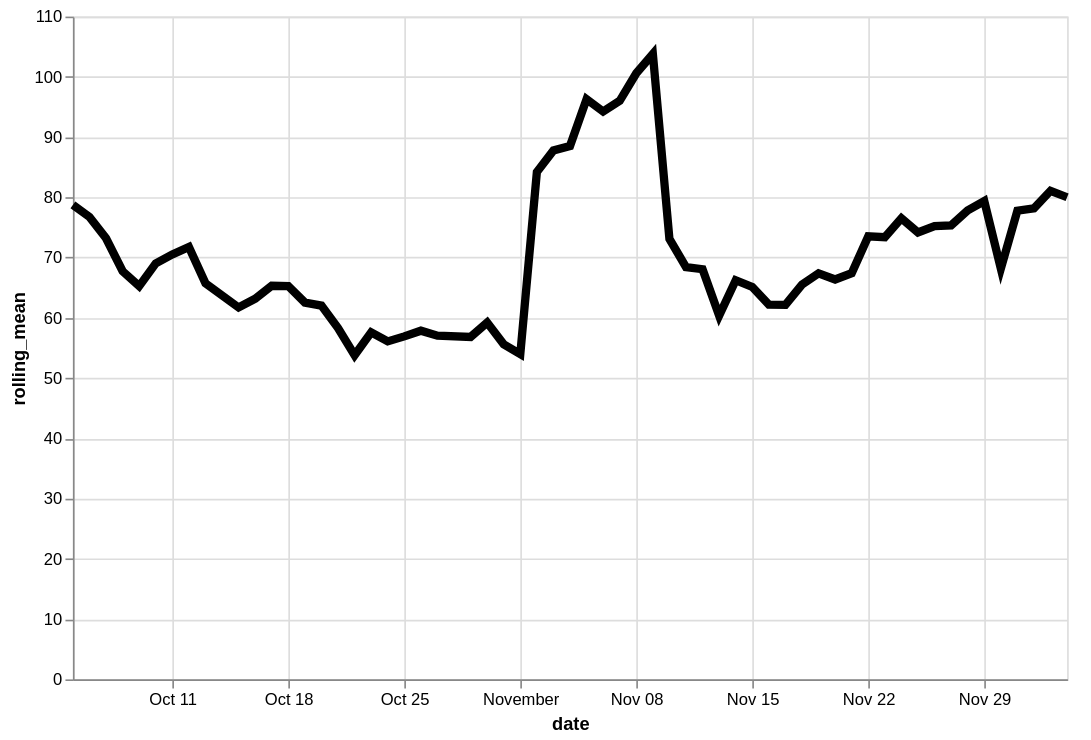

Specify this chart in Vega-Lite:
### Vega-Lite specification from a JSON file in a GitHub repository (floating-point values rounded to 4 significant figures)
{"config": {"view": {"continuousWidth": 400, "continuousHeight": 300}}, "data": {"name": "data-267f60570b277fd2e24cebb9bafcb1cb"}, "mark": {"type": "line", "color": "black", "size": 5}, "encoding": {"x": {"type": "temporal", "field": "date"}, "y": {"type": "quantitative", "field": "rolling_mean"}}, "height": 400, "transform": [{"window": [{"op": "mean", "field": "price", "as": "rolling_mean"}], "frame": [-4, 3]}], "width": 600, "$schema": "https://vega.github.io/schema/vega-lite/v4.8.1.json", "datasets": {"data-267f60570b277fd2e24cebb9bafcb1cb": [{"item": "Home Phones & Answering", "date": "2020-10-05", "price": 50.0}, {"item": "Home Phones & Answering", "date": "2020-10-06", "price": 50.0}, {"item": "Home Phones & Answering", "date": "2020-10-07", "price": 65.0}, {"item": "Home Phones & Answering", "date": "2020-10-08", "price": 150.0}, {"item": "Home Phones & Answering", "date": "2020-10-09", "price": 68.75}, {"item": "Home Phones & Answering", "date": "2020-10-10", "price": 55.42}, {"item": "Home Phones & Answering", "date": "2020-10-11", "price": 35.0}, {"item": "Home Phones & Answering", "date": "2020-10-12", "price": 47.86}, {"item": "Home Phones & Answering", "date": "2020-10-13", "price": 80.25}, {"item": "Home Phones & Answering", "date": "2020-10-15", "price": 62.0}, {"item": "Home Phones & Answering", "date": "2020-10-16", "price": 74.89}, {"item": "Home Phones & Answering", "date": "2020-10-17", "price": 101.7}, {"item": "Home Phones & Answering", "date": "2020-10-18", "price": 36.66}, {"item": "Home Phones & Answering", "date": "2020-10-19", "price": 67.0}, {"item": "Home Phones & Answering", "date": "2020-10-20", "price": 52.25}, {"item": "Home Phones & Answering", "date": "2020-10-21", "price": 47.5}, {"item": "Home Phones & Answering", "date": "2020-10-22", "price": 58.33}, {"item": "Home Phones & Answering", "date": "2020-10-23", "price": 57.9}, {"item": "Home Phones & Answering", "date": "2020-10-24", "price": 45.06}, {"item": "Home Phones & Answering", "date": "2020-10-25", "price": 65.71}, {"item": "Home Phones & Answering", "date": "2020-10-26", "price": 67.0}, {"item": "Home Phones & Answering", "date": "2020-10-27", "price": 55.0}, {"item": "Home Phones & Answering", "date": "2020-10-29", "price": 58.89}, {"item": "Home Phones & Answering", "date": "2020-10-30", "price": 55.0}, {"item": "Home Phones & Answering", "date": "2020-10-31", "price": 51.71}, {"item": "Home Phones & Answering", "date": "2020-11-01", "price": 56.25}, {"item": "Home Phones & Answering", "date": "2020-11-02", "price": 64.17}, {"item": "Home Phones & Answering", "date": "2020-11-03", "price": 36.75}, {"item": "Home Phones & Answering", "date": "2020-11-04", "price": 54.17}, {"item": "Home Phones & Answering", "date": "2020-11-05", "price": 296.7}, {"item": "Home Phones & Answering", "date": "2020-11-06", "price": 87.5}, {"item": "Home Phones & Answering", "date": "2020-11-07", "price": 61.0}, {"item": "Home Phones & Answering", "date": "2020-11-08", "price": 113.8}, {"item": "Home Phones & Answering", "date": "2020-11-09", "price": 40.0}, {"item": "Home Phones & Answering", "date": "2020-11-10", "price": 78.33}, {"item": "Home Phones & Answering", "date": "2020-11-11", "price": 73.33}, {"item": "Home Phones & Answering", "date": "2020-11-12", "price": 79.8}, {"item": "Home Phones & Answering", "date": "2020-11-13", "price": 51.0}, {"item": "Home Phones & Answering", "date": "2020-11-14", "price": 50.17}, {"item": "Home Phones & Answering", "date": "2020-11-15", "price": 58.11}, {"item": "Home Phones & Answering", "date": "2020-11-16", "price": 52.14}, {"item": "Home Phones & Answering", "date": "2020-11-17", "price": 87.0}, {"item": "Home Phones & Answering", "date": "2020-11-18", "price": 69.38}, {"item": "Home Phones & Answering", "date": "2020-11-19", "price": 50.0}, {"item": "Home Phones & Answering", "date": "2020-11-20", "price": 79.44}, {"item": "Home Phones & Answering", "date": "2020-11-21", "price": 78.0}, {"item": "Home Phones & Answering", "date": "2020-11-22", "price": 65.0}, {"item": "Home Phones & Answering", "date": "2020-11-23", "price": 50.0}, {"item": "Home Phones & Answering", "date": "2020-11-24", "price": 60.54}, {"item": "Home Phones & Answering", "date": "2020-11-25", "price": 135.9}, {"item": "Home Phones & Answering", "date": "2020-11-26", "price": 68.18}, {"item": "Home Phones & Answering", "date": "2020-11-27", "price": 75.0}, {"item": "Home Phones & Answering", "date": "2020-11-28", "price": 60.71}, {"item": "Home Phones & Answering", "date": "2020-11-29", "price": 86.45}, {"item": "Home Phones & Answering", "date": "2020-11-30", "price": 66.0}, {"item": "Home Phones & Answering", "date": "2020-12-01", "price": 69.78}, {"item": "Home Phones & Answering", "date": "2020-12-02", "price": 72.9}, {"item": "Home Phones & Answering", "date": "2020-12-03", "price": 46.39}, {"item": "Home Phones & Answering", "date": "2020-12-04", "price": 145.0}]}}
